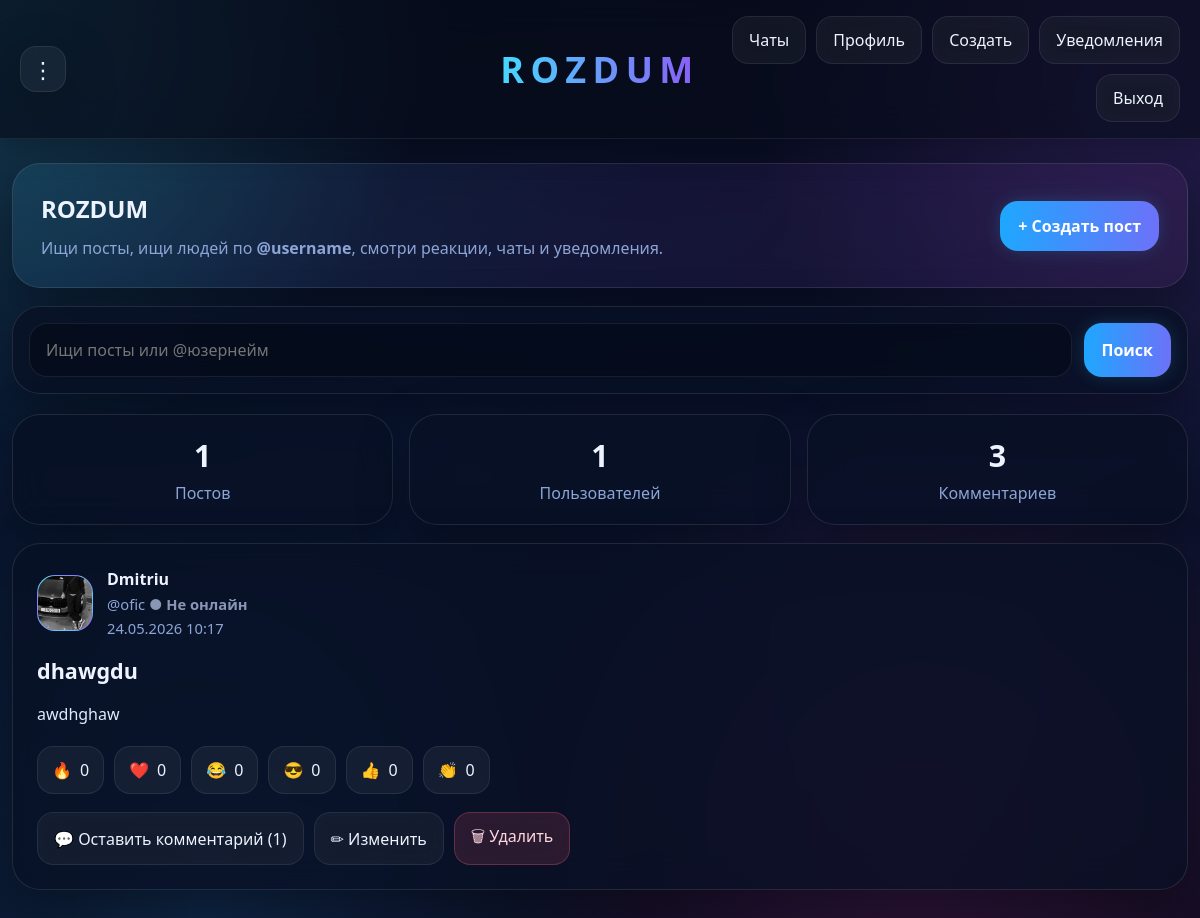
The page /forum (signed in) on the database its author committed.
### app.py (models this page shows)
class Topic(db.Model):
    id = db.Column(db.Integer, primary_key=True)
    title = db.Column(db.String(220), nullable=False)
    content = db.Column(db.Text, nullable=False)
    image = db.Column(db.String(255), default="")
    created_at = db.Column(db.DateTime, default=datetime.utcnow, nullable=False)
    updated_at = db.Column(db.DateTime, default=datetime.utcnow, onupdate=datetime.utcnow)
    user_id = db.Column(db.Integer, db.ForeignKey("user.id"), nullable=False)
    author = db.relationship("User", backref=db.backref("topics", lazy=True))

class User(UserMixin, db.Model):
    id = db.Column(db.Integer, primary_key=True)
    username = db.Column(db.String(80), unique=True, nullable=False, index=True)
    nickname = db.Column(db.String(80), nullable=False)
    password = db.Column(db.String(255), nullable=False)
    avatar = db.Column(db.String(255), default="")
    bio = db.Column(db.Text, default="")
    status = db.Column(db.String(120), default="")
    is_admin = db.Column(db.Boolean, default=False)
    is_banned = db.Column(db.Boolean, default=False)
    last_seen = db.Column(db.DateTime, default=datetime.utcnow, nullable=False)
    created_at = db.Column(db.DateTime, default=datetime.utcnow, nullable=False)

### app.py (the view, shortened to what this page needs)
@app.route("/forum")
@login_required
def forum():
    search = request.args.get("q", "").strip()
    searched_user = None
    query = Topic.query.join(User, Topic.user_id == User.id)
    topics = query.order_by(Topic.id.desc()).all()
    for topic in topics:
        decorate_topic(topic)
    return render_template(
        "forum.html",
        topics=topics,
        search=search,
        searched_user=searched_user,
        total_topics=Topic.query.count(),
        total_users=User.query.count(),
        total_comments=Comment.query.count(),
    )

### app.py (called while the page is built)
@login_manager.user_loader
def load_user(user_id):
    return User.query.get(int(user_id))

def is_online(user):
    if not user or not user.last_seen:
        return False
    return datetime.utcnow() - user.last_seen <= ONLINE_WINDOW

def render_mentions(text):
    safe_text = str(escape(text))
    def repl(match):
        username = match.group(1).lower()
        return f'<a class="mention" href="{url_for("profile", username=username)}">@{match.group(1)}</a>'
    return Markup(MENTION_RE.sub(repl, safe_text))

def decorate_topic(topic):
    topic.reaction_counts = {
        emoji: Reaction.query.filter_by(topic_id=topic.id, reaction=emoji).count()
        for emoji in REACTIONS
    }
    topic.comment_count = Comment.query.filter_by(topic_id=topic.id, parent_id=None).count()
    if current_user.is_authenticated:
        my_reaction = Reaction.query.filter_by(topic_id=topic.id, user_id=current_user.id).first()
        topic.my_reaction = my_reaction.reaction if my_reaction else ""
    else:
        topic.my_reaction = ""
    topic.content_html = render_mentions(topic.content)
    return topic

@app.context_processor
def inject_globals():
    unread = 0
    if current_user.is_authenticated:
        unread = Notification.query.filter_by(user_id=current_user.id, is_read=False).count()
    return {
        "unread_notifications_count": unread,
        "reactions_list": REACTIONS,
        "is_online": is_online,
    }

@app.before_request
def update_last_seen():
    if request.endpoint == "static":
        return
    if current_user.is_authenticated:
        if current_user.is_banned:
            logout_user()
            flash("Ваш аккаунт заблокирован.")
            return redirect(url_for("login"))
        current_user.last_seen = datetime.utcnow()
        db.session.commit()

### templates/forum.html (shortened to what this page needs)
{% extends "base.html" %}
{% block content %}
<section class="hero-strip card">
    <div>
        <h1>ROZDUM</h1>
        <p>Ищи посты, ищи людей по <b>@username</b>, смотри реакции, чаты и уведомления.</p>
    </div>
    <a class="btn-primary" href="{{ url_for('create_topic') }}">+ Создать пост</a>
</section>
<form class="search-box card" method="GET" action="{{ url_for('forum') }}">
    <input type="text" name="q" value="{{ search }}" placeholder="Ищи посты или @юзернейм">
    <button class="btn-primary" type="submit">Поиск</button>
</form>
<section class="stats-grid">
    <div class="stat-card card">
        <strong>{{ total_topics }}</strong>
        <span>Постов</span>
    </div>
    <div class="stat-card card">
        <strong>{{ total_users }}</strong>
        <span>Пользователей</span>
    </div>
    <div class="stat-card card">
        <strong>{{ total_comments }}</strong>
        <span>Комментариев</span>
    </div>
</section>
<section class="topics-grid">
    {% for topic in topics %}
        <article class="topic-card card">
            <div class="topic-head">
                <a class="avatar" href="{{ url_for('profile', username=topic.author.username) }}">
                    {% if topic.author.avatar %}
                        <img src="{{ url_for('static', filename='uploads/' ~ topic.author.avatar) }}" alt="avatar">
                    {% else %}
                        <span>{{ topic.author.nickname[:1] | upper }}</span>
                    {% endif %}
                </a>
                <div class="topic-meta">
                    <div class="topic-author">
                        <a href="{{ url_for('profile', username=topic.author.username) }}">
                            {{ topic.author.nickname }}
                        </a>
                    </div>
                    <div class="topic-submeta">
                        @{{ topic.author.username }}
                        {% if is_online(topic.author) %}
                            <span class="online-dot">● Онлайн</span>
                        {% else %}
                            <span class="offline-dot">● Не онлайн</span>
                        {% endif %}
                    </div>
                    <div class="topic-time">{{ topic.created_at.strftime('%d.%m.%Y %H:%M') }}</div>
                </div>
            </div>
            <h2 class="topic-title">
                <a href="{{ url_for('topic_view', topic_id=topic.id) }}">{{ topic.title }}</a>
            </h2>
            <p class="topic-text">{{ topic.content_html|safe }}</p>
            <div class="reaction-row">
                {% for emoji in reactions_list %}
                    <form method="POST" action="{{ url_for('react_topic', topic_id=topic.id) }}" class="reaction-form">
                        <button type="submit" class="reaction-btn {% if topic.my_reaction == emoji %}active{% endif %}">
                            {{ emoji }} <span>{{ topic.reaction_counts[emoji] }}</span>
                        </button>
                    </form>
                {% endfor %}
            </div>
            <div class="post-actions">
                <a class="small-btn" href="{{ url_for('topic_view', topic_id=topic.id) }}#comments">
                    💬 Оставить комментарий ({{ topic.comment_count }})
                </a>
                {% if current_user.id == topic.author.id or current_user.is_admin %}
                    <a class="small-btn" href="{{ url_for('edit_topic', topic_id=topic.id) }}">✏ Изменить</a>
                    <form method="POST" action="{{ url_for('delete_topic', topic_id=topic.id) }}"
                          onsubmit="return confirm('Удалить этот пост?');">
                        <button class="small-btn danger" type="submit">🗑 Удалить</button>
                    </form>
                {% endif %}
            </div>
        </article>
    {% endfor %}
</section>
{% endblock %}

### rows shown on the page
Topic: avatar (picture), author.nickname "Dmitriu", author.username "ofic", created_at "24.05.2026 10:17", title "dhawgdu", content_html "awdhghaw", reactions_list "🔥" "❤️" "😂" "😎" "👍" "👏", reaction_counts "0" "0" "0" "0" "0" "0", comment_count "1"

### other values the page prints
{{ total_topics }} "1"
{{ total_users }} "1"
{{ total_comments }} "3"
